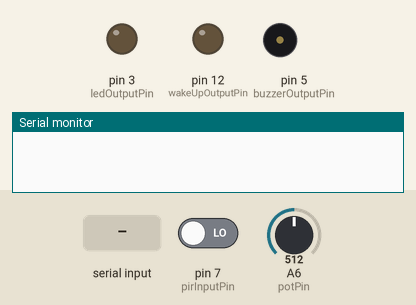
Recording of a sketch running on a simulated Arduino Nano, built with avr-gcc and run on an emulated ATmega328P. Shown: output pins drawn as LEDs (lit = HIGH), buzzer (waves = sounding), the last lines printed to the serial monitor. The test bench sets the inputs (shaded band); at power-on: pin 7 (pirInputPin) LOW, A6 (potPin) = 512.

Above: at 1.2 s.
1.3 s: "1" received over Serial
At 2.6 s:
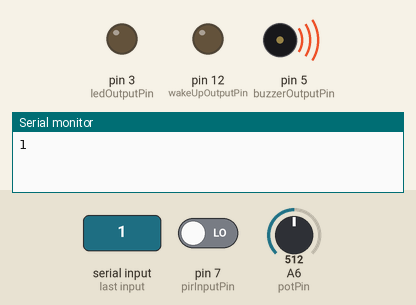
Timing chart, 0 to 8.8 s (numbered marks = the images above; inputs shaded):
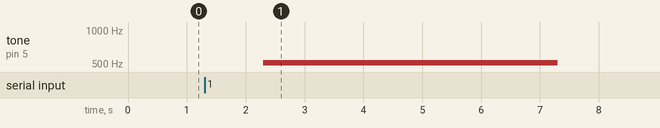

The sketch:

arduino.ino
```cpp
const int pirInputPin = 7;
const int ledOutputPin = 3;
const int buzzerOutputPin = 5;
const int potPin = A6;
const int wakeUpOutputPin = 12;
const unsigned long cooldownTime = 15000; // 15 seconds cooldown
unsigned long lastSignalTime = 0; // Tracks the last time a signal was sent
int motion = 0;
int potVal = 0;
unsigned long motionStartTime = 0;
bool motionDetected = false;

void setup() {
  pinMode(ledOutputPin, OUTPUT);
  pinMode(pirInputPin, INPUT);
  pinMode(buzzerOutputPin, OUTPUT);
  pinMode(wakeUpOutputPin, OUTPUT);
  digitalWrite(wakeUpOutputPin, LOW);
  Serial.begin(9600);
}

void loop() {
  potVal = analogRead(potPin);
  motion = digitalRead(pirInputPin);

  if (motion) {
    if (!motionDetected) {
      motionStartTime = millis();
      motionDetected = true;
    }

    // Check if motion has been detected for at least 1.5 seconds
    if (motionDetected && millis() - motionStartTime >= 1500) {
      unsigned long currentTime = millis();
      if (currentTime - lastSignalTime >= cooldownTime) {
        digitalWrite(ledOutputPin, HIGH);
        digitalWrite(wakeUpOutputPin, HIGH);
        tone(buzzerOutputPin, potVal);
        delay(1000); // Buzzer beeps for 1 second
        noTone(buzzerOutputPin);
        digitalWrite(wakeUpOutputPin, LOW);
        lastSignalTime = currentTime; // Update the last signal time
      }
      motionDetected = false; // Reset motion detection
    }
  } else {
    motionDetected = false; // Reset if no motion
    digitalWrite(ledOutputPin, LOW);
  }

  // Check for data from Raspberry Pi
  if (Serial.available() > 0) {
    String data = Serial.readString();
    data.trim();
    readOut(data);
    if (data != "Non-Human") {
      tone(buzzerOutputPin, potVal);
      delay(5000); // Buzzer sounds for 5 seconds
      noTone(buzzerOutputPin);
    }
  }
}

void readOut(String dataOut) {
  Serial.println(dataOut);
}
```

Measured:
- after the input at 1.3 s, tone on pin 5 (buzzerOutputPin): silent → 512 Hz after 1.0 s, → silent 5.0 s later
